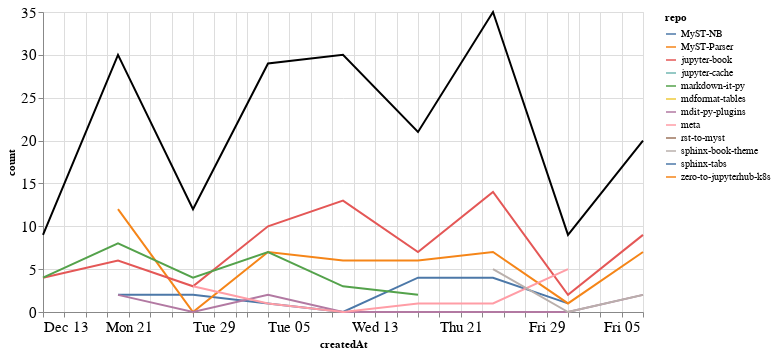

The cell this chart's notebook holds for it:
### Markdown cell above
### Comments

### Code cell
comments_time = comments.groupby('repo').resample('W', on='createdAt').count()['author'].reset_index()
comments_time = comments_time.rename(columns={'author': 'count'})
comments_time_total = comments_time.groupby('createdAt').agg({"count": "sum"}).reset_index()
ch1 = alt.Chart(comments_time, width=600).mark_line().encode(
    x='createdAt',
    y='count',
    color='repo',
    tooltip="repo"
)

ch2 = alt.Chart(comments_time_total, width=600).mark_line(color="black").encode(
    x='createdAt',
    y='count',
)

ch1 + ch2

### Figure 1 — Vega-Lite specification as saved in the notebook (floating-point values rounded to 4 significant figures)
{"config": {"axisLeft": {"labelFontSize": 15}, "axisBottom": {"labelFontSize": 15}}, "layer": [{"data": {"name": "data-660780a75acc2b10deed31853ec2c0ad"}, "mark": "line", "encoding": {"color": {"type": "nominal", "field": "repo"}, "tooltip": {"type": "nominal", "field": "repo"}, "x": {"type": "temporal", "field": "createdAt"}, "y": {"type": "quantitative", "field": "count"}}, "width": 600}, {"data": {"name": "data-5e62ec7c5a5587d5967e39e01e535210"}, "mark": {"type": "line", "color": "black"}, "encoding": {"x": {"type": "temporal", "field": "createdAt"}, "y": {"type": "quantitative", "field": "count"}}, "width": 600}], "$schema": "https://vega.github.io/schema/vega-lite/v4.8.1.json", "datasets": {"data-660780a75acc2b10deed31853ec2c0ad": [{"repo": "MyST-NB", "createdAt": "2020-12-20T00:00:00", "count": 2}, {"repo": "MyST-NB", "createdAt": "2020-12-27T00:00:00", "count": 2}, {"repo": "MyST-NB", "createdAt": "2021-01-03T00:00:00", "count": 1}, {"repo": "MyST-NB", "createdAt": "2021-01-10T00:00:00", "count": 0}, {"repo": "MyST-NB", "createdAt": "2021-01-17T00:00:00", "count": 4}, {"repo": "MyST-NB", "createdAt": "2021-01-24T00:00:00", "count": 4}, {"repo": "MyST-NB", "createdAt": "2021-01-31T00:00:00", "count": 1}, {"repo": "MyST-Parser", "createdAt": "2020-12-20T00:00:00", "count": 12}, {"repo": "MyST-Parser", "createdAt": "2020-12-27T00:00:00", "count": 0}, {"repo": "MyST-Parser", "createdAt": "2021-01-03T00:00:00", "count": 7}, {"repo": "MyST-Parser", "createdAt": "2021-01-10T00:00:00", "count": 6}, {"repo": "MyST-Parser", "createdAt": "2021-01-17T00:00:00", "count": 6}, {"repo": "MyST-Parser", "createdAt": "2021-01-24T00:00:00", "count": 7}, {"repo": "MyST-Parser", "createdAt": "2021-01-31T00:00:00", "count": 1}, {"repo": "MyST-Parser", "createdAt": "2021-02-07T00:00:00", "count": 7}, {"repo": "jupyter-book", "createdAt": "2020-12-13T00:00:00", "count": 4}, {"repo": "jupyter-book", "createdAt": "2020-12-20T00:00:00", "count": 6}, {"repo": "jupyter-book", "createdAt": "2020-12-27T00:00:00", "count": 3}, {"repo": "jupyter-book", "createdAt": "2021-01-03T00:00:00", "count": 10}, {"repo": "jupyter-book", "createdAt": "2021-01-10T00:00:00", "count": 13}, {"repo": "jupyter-book", "createdAt": "2021-01-17T00:00:00", "count": 7}, {"repo": "jupyter-book", "createdAt": "2021-01-24T00:00:00", "count": 14}, {"repo": "jupyter-book", "createdAt": "2021-01-31T00:00:00", "count": 2}, {"repo": "jupyter-book", "createdAt": "2021-02-07T00:00:00", "count": 9}, {"repo": "jupyter-cache", "createdAt": "2021-01-17T00:00:00", "count": 1}, {"repo": "markdown-it-py", "createdAt": "2020-12-13T00:00:00", "count": 4}, {"repo": "markdown-it-py", "createdAt": "2020-12-20T00:00:00", "count": 8}, {"repo": "markdown-it-py", "createdAt": "2020-12-27T00:00:00", "count": 4}, {"repo": "markdown-it-py", "createdAt": "2021-01-03T00:00:00", "count": 7}, {"repo": "markdown-it-py", "createdAt": "2021-01-10T00:00:00", "count": 3}, {"repo": "markdown-it-py", "createdAt": "2021-01-17T00:00:00", "count": 2}, {"repo": "mdformat-tables", "createdAt": "2020-12-13T00:00:00", "count": 1}, {"repo": "mdit-py-plugins", "createdAt": "2020-12-20T00:00:00", "count": 2}, {"repo": "mdit-py-plugins", "createdAt": "2020-12-27T00:00:00", "count": 0}, {"repo": "mdit-py-plugins", "createdAt": "2021-01-03T00:00:00", "count": 2}, {"repo": "mdit-py-plugins", "createdAt": "2021-01-10T00:00:00", "count": 0}, {"repo": "mdit-py-plugins", "createdAt": "2021-01-17T00:00:00", "count": 0}, {"repo": "mdit-py-plugins", "createdAt": "2021-01-24T00:00:00", "count": 0}, {"repo": "mdit-py-plugins", "createdAt": "2021-01-31T00:00:00", "count": 0}, {"repo": "mdit-py-plugins", "createdAt": "2021-02-07T00:00:00", "count": 2}, {"repo": "meta", "createdAt": "2020-12-27T00:00:00", "count": 3}, {"repo": "meta", "createdAt": "2021-01-03T00:00:00", "count": 1}, {"repo": "meta", "createdAt": "2021-01-10T00:00:00", "count": 0}, {"repo": "meta", "createdAt": "2021-01-17T00:00:00", "count": 1}, {"repo": "meta", "createdAt": "2021-01-24T00:00:00", "count": 1}, {"repo": "meta", "createdAt": "2021-01-31T00:00:00", "count": 5}, {"repo": "rst-to-myst", "createdAt": "2021-01-10T00:00:00", "count": 8}, {"repo": "sphinx-book-theme", "createdAt": "2021-01-24T00:00:00", "count": 5}, {"repo": "sphinx-book-theme", "createdAt": "2021-01-31T00:00:00", "count": 0}, {"repo": "sphinx-book-theme", "createdAt": "2021-02-07T00:00:00", "count": 2}, {"repo": "sphinx-tabs", "createdAt": "2021-01-24T00:00:00", "count": 4}, {"repo": "zero-to-jupyterhub-k8s", "createdAt": "2021-01-03T00:00:00", "count": 1}], "data-5e62ec7c5a5587d5967e39e01e535210": [{"createdAt": "2020-12-13T00:00:00", "count": 9}, {"createdAt": "2020-12-20T00:00:00", "count": 30}, {"createdAt": "2020-12-27T00:00:00", "count": 12}, {"createdAt": "2021-01-03T00:00:00", "count": 29}, {"createdAt": "2021-01-10T00:00:00", "count": 30}, {"createdAt": "2021-01-17T00:00:00", "count": 21}, {"createdAt": "2021-01-24T00:00:00", "count": 35}, {"createdAt": "2021-01-31T00:00:00", "count": 9}, {"createdAt": "2021-02-07T00:00:00", "count": 20}]}}
